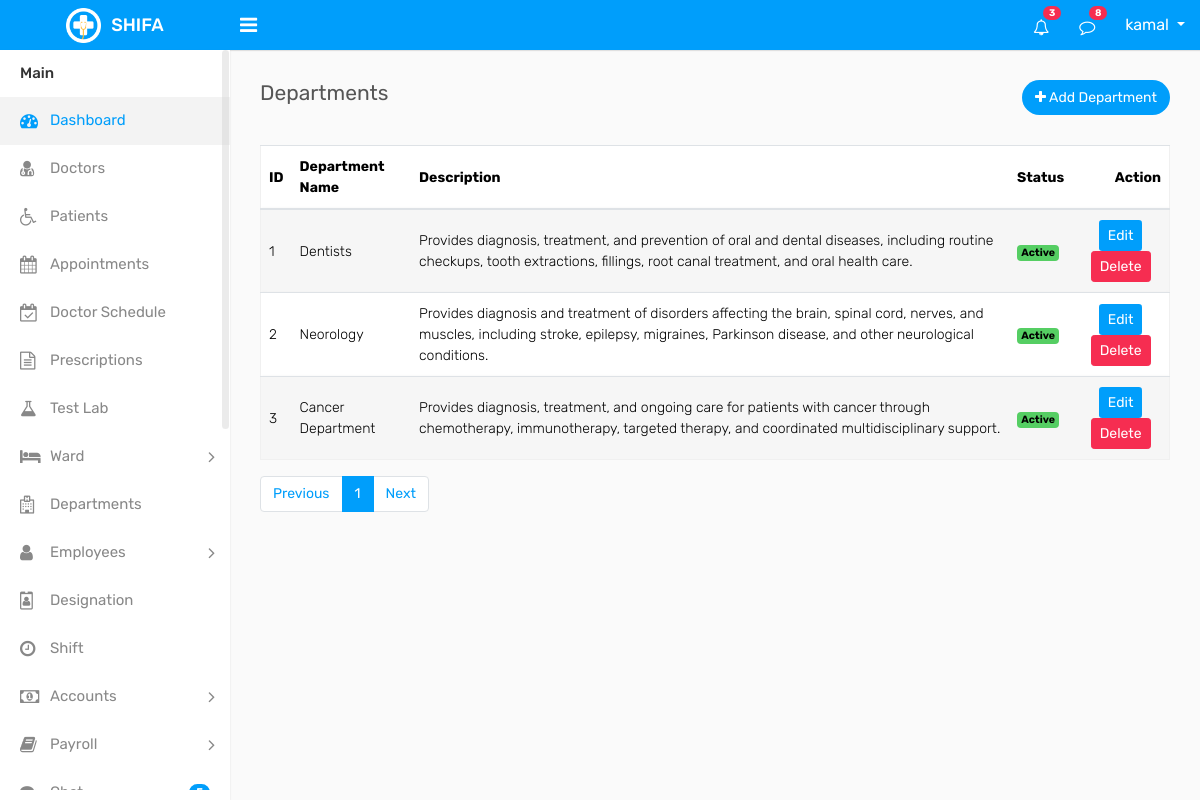
Before: /departments/departments.php (signed in) with the older database file.
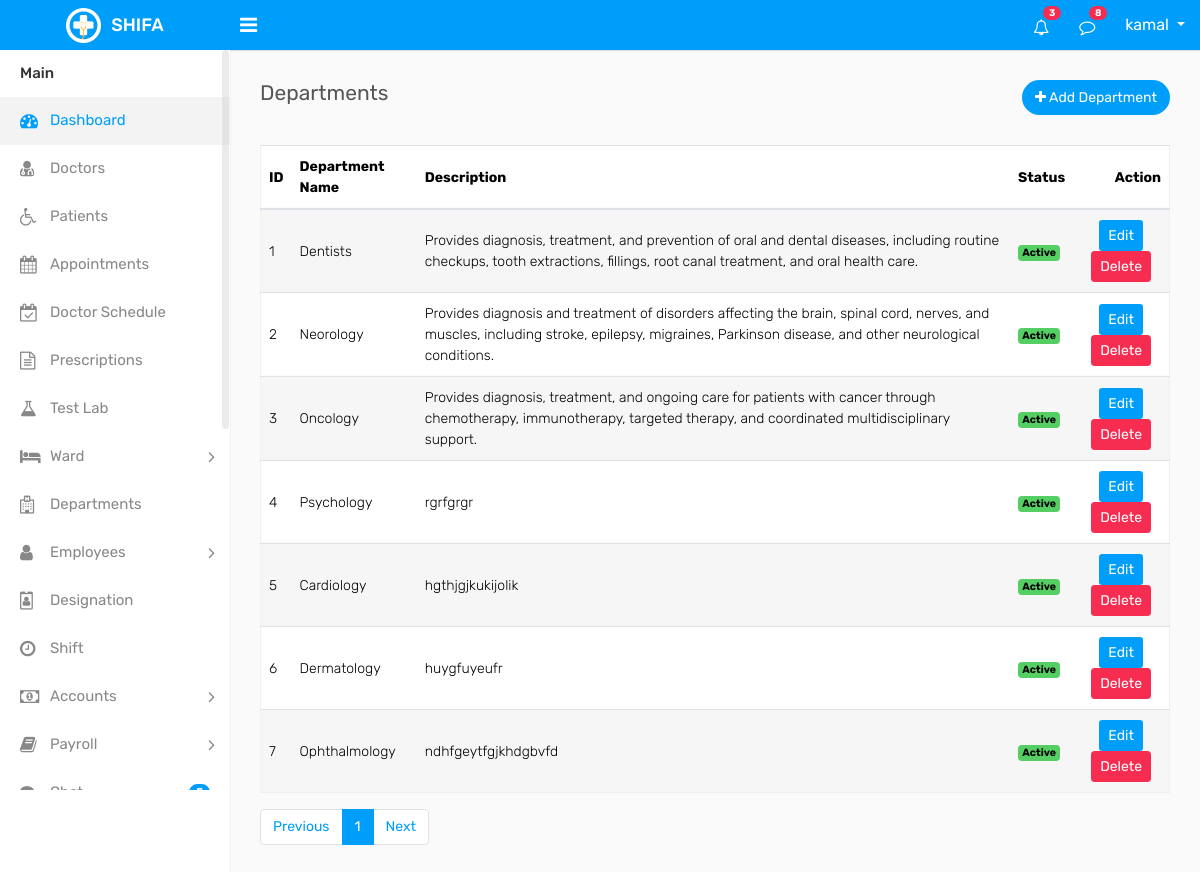
After: the same page with the newer database file.
### tables this page shows
CREATE TABLE `departments` (
  `id` int(11) NOT NULL,
  `department_name` varchar(100) DEFAULT NULL,
  `description` varchar(255) DEFAULT NULL,
  `status` int(2) DEFAULT NULL COMMENT 'active=1, inactive=0',
  `created_at` timestamp NOT NULL DEFAULT current_timestamp(),
  `updated_at` timestamp NOT NULL DEFAULT current_timestamp() ON UPDATE current_timestamp(),
  `deleted_at` datetime DEFAULT NULL
);

### crud/crud_class.php (called while the page is built, shortened)
<?php
class crud_class{
    private $host = "localhost";
    private $username = "root";
    private $password = "";
    private $database = "shifa";
    public $conn;
    public function __construct(){
        $this->conn = new mysqli($this->host, $this->username, $this->password, $this->database);
    }
    public function common_select($table, $columns = "*", $where = [],$where_condition = "AND", $order_by = "",
        $sort_order = "ASC",$limit = "",$offset = ""){
        $result=[
            "status"=>false,
            "data"=>[],
            "message"=>""
        ];
        $sql = "SELECT $columns FROM $table";
        if(!empty($where)){
            $where_clauses = [];
            foreach($where as $column => $value){
                $where_clauses[] = "$table" . "." . "$column = '" . $this->conn->real_escape_string($value) . "'";
            }
            $sql .= " WHERE " . implode(" $where_condition ", $where_clauses);
            $sql .= " AND deleted_at IS NULL";
        }else{
            $sql .= " WHERE deleted_at IS NULL";
        }
        if(!empty($order_by)){
            $sql .= " ORDER BY $order_by $sort_order";
        }
        if(!empty($limit)){
            $sql .= " LIMIT $limit";
        }
        $rs = $this->conn->query($sql);
        if($rs->num_rows > 0){
            $result["status"] = true;
            $result["message"] = "Records found";
            while($row = $rs->fetch_object()){
                $result["data"][] = $row;
            }
            return $result;
        } else {
            $result["message"] = "No records found";
            return $result;
        }
    }
    public function number_of_records($table){
        $sql = "SELECT COUNT(*) as total FROM $table";
        $rs = $this->conn->query($sql);
        if($rs->num_rows > 0){
            $row = $rs->fetch_object();
            return $row->total;
        } else {
            return 0;
        }
    }
}

### component/connection.php (called while the page is built, shortened)
<?php
    $base_url = "http://localhost/shifa/";
    require_once  ($_SERVER['DOCUMENT_ROOT'] . "/shifa/crud/crud_class.php");
    $crud = new crud_class();
?>

### departments/departments.php (the view, shortened to what the changed rows need)
<?php require_once "../component/header.php"; ?>
<?php require_once "../component/sidebar.php"; ?>
        <div class="page-wrapper">
            <div class="content">
                <div class="row">
                    <div class="col-md-12">
                        <div class="table-responsive">
                            <table class="table table-striped custom-table mb-0 datatable">
                                <thead>
                                    <tr>
                                        <th>ID</th>
                                        <th>Department Name</th>
                                        <th>Description</th>
                                        <th>Status</th>
                                        <th class="text-right">Action</th>
                                    </tr>
                                </thead>
                                <tbody>
                                    <tr>
                                        <?php
                                        if(isset($_GET['page']) && is_numeric($_GET['page'])){
                                            $page = (int)$_GET['page'];
                                        } else {
                                            $page = 1;
                                        }
                                        $departments = $crud->common_select("departments",'*',[],'AND','id','ASC',10,($page-1)*10);
                                        if($departments['status']){
                                        foreach ($departments['data'] as $department) { ?>
                                        <td><?= $department->id ?></td>
                                        <td><?= $department->department_name ?></td>
                                        <td><?= $department->description ?></td>
                                        <td>
                                            <?php if ($department->status == '1') { ?>
                                            <span class="badge bg-success">Active</span>
                                            <?php } else { ?>
                                            <span class="badge bg-danger">Inactive</span>
                                            <?php } ?>
                                        </td>
                                        <td class="text-center">
                                            <a href="<?= $base_url ?>departments/edit.php?id=<?= $department->id ?>" class="btn btn-sm btn-primary mb-2 mb-lg-0 me-0 me-lg-2">Edit</a>
                                            <a href="<?= $base_url ?>departments/delete.php?id=<?= $department->id ?>" class="btn btn-sm btn-danger">Delete</a>
                                        </td>
                                    </tr>
                                            <?php } } ?>
                                </tbody>
                            </table>
                        </div>
                        <div class="pb-3 ps-3 mt-3 d-flex justify-content-center justify-content-md-between justify-content-lg-between flex-wrap flex-md-nowrap">
                <nav aria-label="Page navigation" class="mb-3 mb-md-0 mb-lg-0">
                  <?php
                      $total_records = $crud->number_of_records("departments");
                      $records_per_page = 10;
                      $total_pages = ceil($total_records / $records_per_page);
                  ?>
                  <ul class="pagination">
                    <?php for ($i = 1; $i <= $total_pages; $i++) { ?>
                      <li class="page-item <?= ($i == $page) ? 'active' : '' ?>"><a class="page-link" href="<?= $base_url ?>departments/departments.php?page=<?= $i ?>"><?= $i ?></a></li>
                    <?php } ?>
                  </ul>
              </nav>
            </div>
        </div>
    </div>
</div>
        </div>
    </div>
<?php require_once "../component/footer.php"; ?>

Changed rows visible on the page:
changed departments id 3: department_name "Cancer Department" → "Oncology"
added departments: id "4", department_name "Psychology", description "rgrfgrgr", status "Active"
added departments: id "5", department_name "Cardiology", description "hgthjgjkukijolik", status "Active"
added departments: id "6", department_name "Dermatology", description "huygfuyeufr", status "Active"
added departments: id "7", department_name "Ophthalmology", description "ndhfgeytfgjkhdgbvfd", status "Active"
